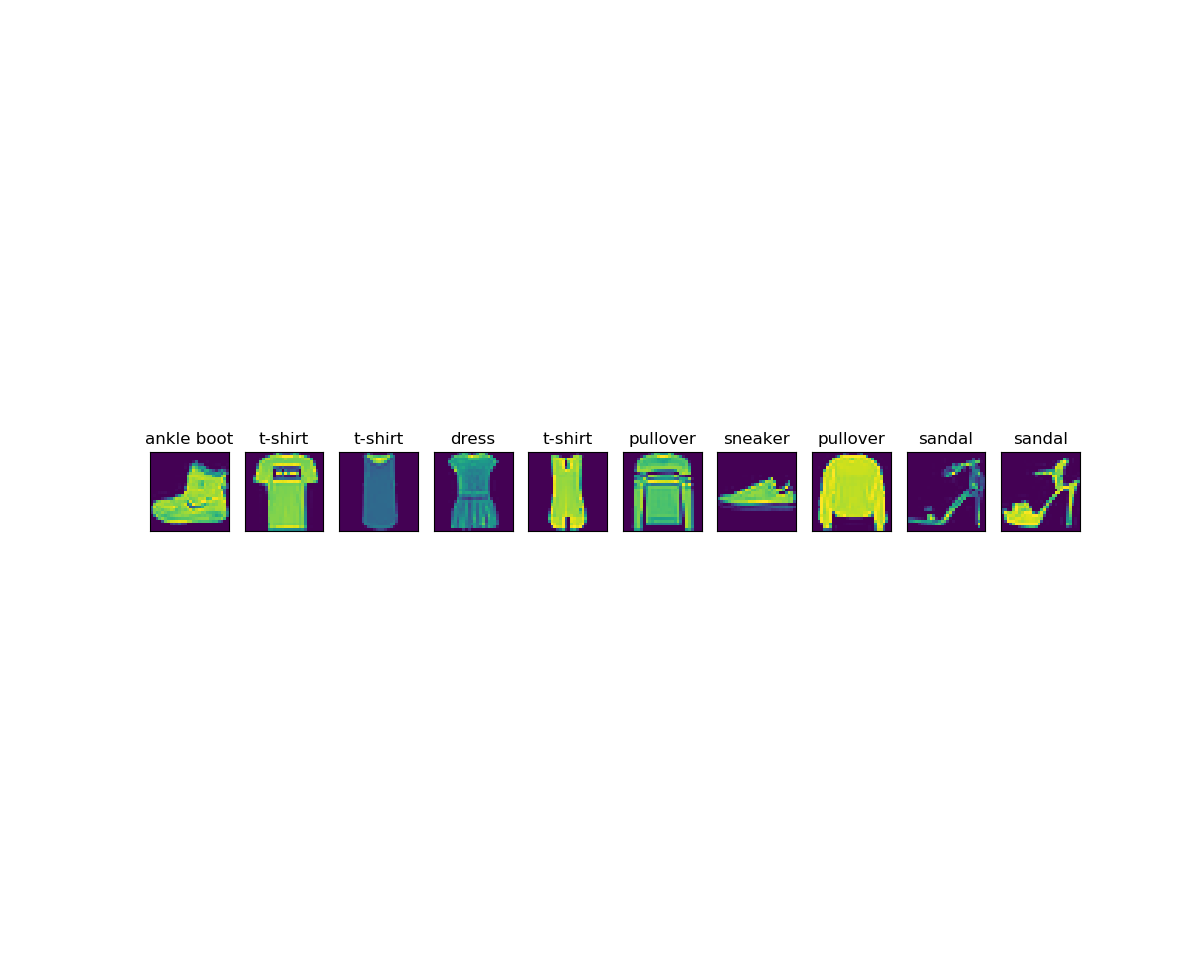

The script that drew this image:
from IPython import display
import matplotlib.pyplot as plt
import torch
import torchvision
import torchvision.transforms as transforms
import time
import sys
import utils as d2l

print(torch.__version__)
print(torchvision.__version__)

mnist_train = torchvision.datasets.FashionMNIST(root='input/FashionMNIST2065', train=True, download=True, transform=transforms.ToTensor())
mnist_test = torchvision.datasets.FashionMNIST(root='input/FashionMNIST2065', train=False, download=True, transform=transforms.ToTensor())

# show result
print(type(mnist_train))
print(len(mnist_train), len(mnist_test))

# 我们可以通过下标来访问任意一个样本
feature, label = mnist_train[0]
print(feature.shape, label)  # Channel x Height x Width

mnist_PIL = torchvision.datasets.FashionMNIST(root='input/FashionMNIST2065', train=True, download=True)
PIL_feature, label = mnist_PIL[0]
print(PIL_feature)

# 本函数已保存在d2lzh包中方便以后使用
def get_fashion_mnist_labels(labels):
    text_labels = ['t-shirt', 'trouser', 'pullover', 'dress', 'coat',
                   'sandal', 'shirt', 'sneaker', 'bag', 'ankle boot']
    return [text_labels[int(i)] for i in labels]

def show_fashion_mnist(images, labels):
    d2l.use_svg_display()
    # 这里的_表示我们忽略（不使用）的变量
    _, figs = plt.subplots(1, len(images), figsize=(12, 12))
    for f, img, lbl in zip(figs, images, labels):   # img->[1, 28, 28]
        f.imshow(img.view((28, 28)).numpy())
        f.set_title(lbl)
        f.axes.get_xaxis().set_visible(False)
        f.axes.get_yaxis().set_visible(False)
    plt.show()


X, y = [], []
for i in range(10):
    X.append(mnist_train[i][0])         # 将第i个feature加到X中
    y.append(mnist_train[i][1])         # 将第i个label加到y中
show_fashion_mnist(X, get_fashion_mnist_labels(y))

# 读取数据
batch_size = 256
num_workers = 4
train_iter = torch.utils.data.DataLoader(mnist_train, batch_size=batch_size, shuffle=True, num_workers=num_workers)
test_iter = torch.utils.data.DataLoader(mnist_test, batch_size=batch_size, shuffle=False, num_workers=num_workers)


start = time.time()
for X, y in train_iter:
    continue
print('%.2f sec' % (time.time() - start))
